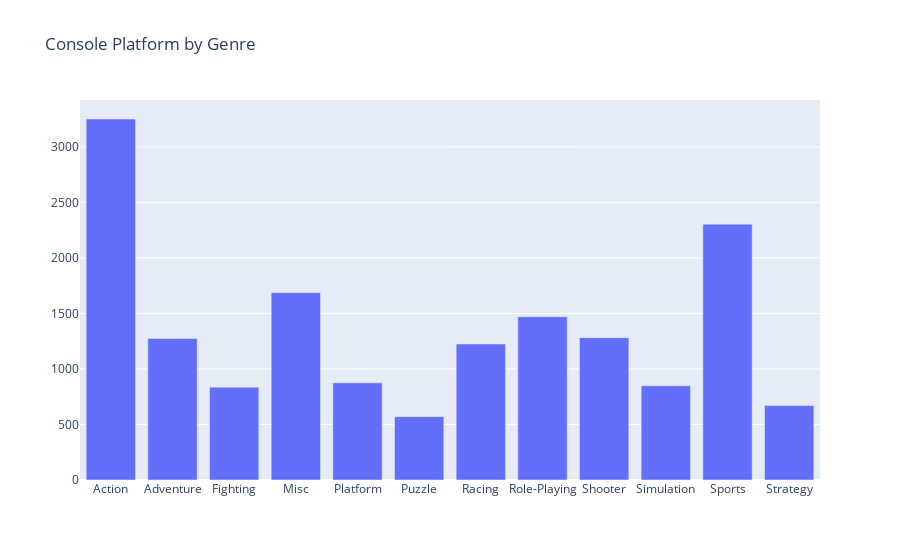

Notebook cell for this chart:
### Code cell
genre_bar  = go.Bar(x = games_clean.groupby(['Genre'])['Rank'].count().index,
                    y = games_clean.groupby(['Genre'])['Rank'].count().values)

layout = go.Layout(title = 'Console Platform by Genre')

fig = go.Figure(data = [genre_bar], layout = layout)

py.iplot(fig)

### Figure 1 — Plotly figure (JSON) as saved in the notebook; plotly's stock layout.template omitted (floating-point values rounded to 4 significant figures)
{"data": [{"type": "bar", "x": ["Action", "Adventure", "Fighting", "Misc", "Platform", "Puzzle", "Racing", "Role-Playing", "Shooter", "Simulation", "Sports", "Strategy"], "y": [3251, 1274, 836, 1686, 875, 570, 1225, 1470, 1282, 848, 2304, 670]}], "layout": {"title": {"text": "Console Platform by Genre"}}}
